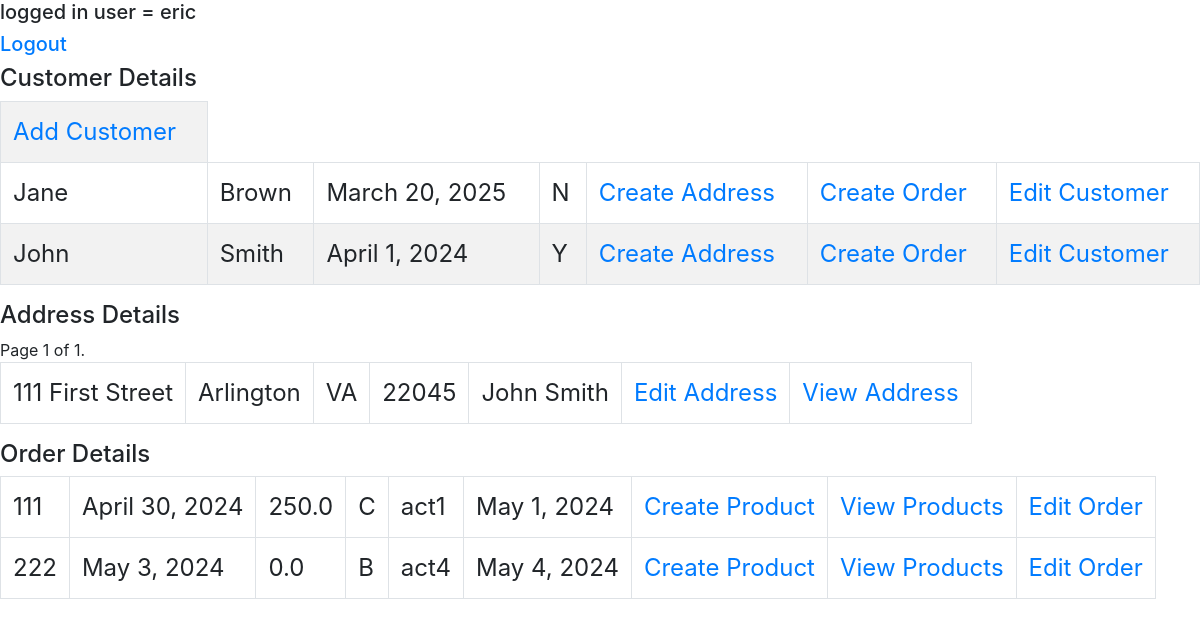
Screenshot of /home (signed in) with the database file from the repository.
### OrderMgmtApp/models.py (models this page shows, shortened)
class Customer(models.Model):
    first_name = models.CharField(max_length=25, default='', null=False)
    last_name = models.CharField(max_length=25, default='', null=False)
    customer_since = models.DateField(default=date.today(), null=False)
    prime_customer = models.CharField(max_length=1, default='N', null=False)
    class Meta:
        ordering = ['first_name']
    def __str__(self):
        return self.first_name + " " + self.last_name

class Address(models.Model):
    street = models.CharField(max_length=25, null=False)
    city = models.CharField(max_length=25, null=False)
    state = models.CharField(max_length=25, null=False)
    zipcode = models.CharField(max_length=10, null=False)
    customer = models.ForeignKey(Customer, on_delete=models.CASCADE, related_name='addresses')
    class Meta:
        ordering = ['street', 'city', 'state', 'zipcode']

class Order(models.Model):
    order_number = models.IntegerField(null=False)
    order_date = models.DateField(default=date.today(), null=False)
    order_total = models.FloatField(default=0, null=False)
    payment_type = models.CharField(max_length=1, null=False)
    account_number = models.CharField(max_length=20, null=False)
    expiration_date = models.DateField(default=date.today(), null=False)
    customer = models.ForeignKey(Customer, on_delete=models.CASCADE, related_name='orders')
    class Meta:
        ordering = ['order_number']

### OrderMgmtApp/views.py (the view)
# urls.py: path('home', views.index, name='home'),
@login_required(login_url='/accounts/login/')
def index(request):
    customers = Customer.objects.all()
    addresses = Address.objects.all()
    orders = Order.objects.all()
    paginator = Paginator(addresses, 5)  # Show 5 addresses per page.
    page_number = request.GET.get('page')
    page_obj = paginator.get_page(page_number)
    return render(request, 'home.html',
                  {'page_obj': page_obj, 'customers': customers, 'addresses': addresses, 'orders': orders})

### templates/home.html (shortened to what this page needs)
{% load static %} <!DOCTYPE html>
<html lang="en">
<head>
    <link rel="stylesheet" href="{% static '/css/bootstrap.min.css' %}">
</head>
<body>
            <h5> logged in user = {{ user.username }}</h5>
            <h5> <a href="{% url 'logout' %}"> Logout </a></h5>
    {% if user.is_authenticated %}
    <h4> Customer Details </h4>
    <div class="table-responsive">
    <table class="table table-hover table-bordered table-striped">
        <tr> <td><a href="{%url 'add_customer_json' %}"> Add Customer </a></td></tr>
            {% for customer in customers %}
            <tr>
                <td> {{customer.first_name}}</td>
                <td> {{customer.last_name}} </td>
                <td> {{customer.customer_since}}</td>
                <td> {{customer.prime_customer}}</td>
                <td><a href="{%url 'add_address_json' customer.id %}">Create Address</a> </td>
                <td><a href="{%url 'add_order_json' customer.id %}">Create Order</a> </td>
                <td><a href="{%url 'update_customer_json' customer.id %}"> Edit Customer </a></td>
            </tr>
            {% endfor %}
    </table>
    <h4> Address Details </h4>
    <table class="table table-hover table-bordered table-responsive">
    {% for address in page_obj %}
        <tr>
            <td>
                {{address.street}}
            </td>
            <td>
                {{address.city}}
            </td>
            <td>
                {{address.state}}
            </td>
            <td>
                {{address.zipcode}}
            </td>
            <td>
                {{address.customer}}
            </td>
            {% if perms.OrderMgmtApp.change_address %}
            <td><a href="{%url 'update_address_json' address.id %}"> Edit Address </a></td>
            {% endif %}
            {% if perms.OrderMgmtApp.view_address %}
            <td><a href="{%url 'get_addresses_json' address.id %}"> View Address </a></td>
            {% endif %}
        </tr>
    {% empty %}
    <li>Sorry, There are no Addresses in the database </li>
    {% endfor %}
        <div class="pagination">
            <span class="step-links">
                <span class="current">
                    Page {{ page_obj.number }} of {{ page_obj.paginator.num_pages }}.
                </span>
            </span>
        </div>
    </table>
    <h4> Order Details </h4>
    <table class="table table-hover table-bordered table-responsive">
        {% for order in orders %}
        <tr>
            <td> {{order.order_number}}</td>
            <td> {{order.order_date}} </td>
            <td> {{order.order_total}}</td>
            <td> {{order.payment_type}}</td>
            <td> {{order.account_number}}</td>
            <td> {{order.expiration_date}}</td>
            <td><a href="{%url 'add_product_json' order.id %}">Create Product</a> </td>
            <td><a href="{%url 'get_products_json' order.id %}">View Products</a> </td>
            <td><a href="{%url 'update_order_json' order.id %}">Edit Order </a></td>
        </tr>
        {% endfor %}
    </table>
    </div>
{% else %}
<h5> <a href="{% url 'login' %}"> Login </a></h5>
{% endif %}
</body>
</html>

### templates/home.html (style rules this page uses)
.table td { font-size : 24px }

### rows the page displays
Customer: first_name "Jane", last_name "Brown", customer_since "March 20, 2025", prime_customer "N"
Customer: first_name "John", last_name "Smith", customer_since "April 1, 2024", prime_customer "Y"
Address: street "111 First Street", city "Arlington", state "VA", zipcode "22045", customer "John Smith"
Order: order_number "111", order_date "April 30, 2024", order_total "250.0", payment_type "C", account_number "act1", expiration_date "May 1, 2024"
Order: order_number "222", order_date "May 3, 2024", order_total "0.0", payment_type "B", account_number "act4", expiration_date "May 4, 2024"

### other values shown
{{ user.username }} "eric"
{{ page_obj.number }} "1"
{{ page_obj.paginator.num_pages }} "1"
